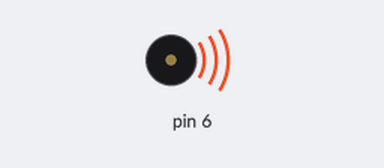
The sketch below on a simulated Arduino Uno, built with avr-gcc and run on an emulated ATmega328P. Parts: buzzer (waves = sounding). Random numbers use the default seed unless the sketch sets one.

Above: at 0.1 s.
At 8.3 s:
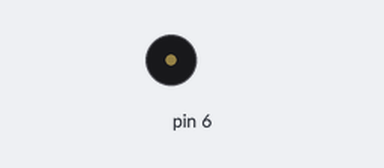
Timing chart, 0 to 9.8 s (numbered marks = the images above):
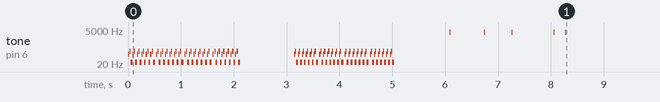

The sketch:

sound1.ino
```cpp
 //#include "pitches.h"


void setup() {
  randomSeed(analogRead(4));
   mouseSqueek2();
   delay(1000);
   mouseSqueek();
  //delay(1000);
  //birdChirpUp();
  delay(1000);
  int numTimesCalled = random(2, 4);
  for (int called = 0; called < numTimesCalled; called++) {
    peep();
  }
}


void mouseSqueek2(){
  for (int squeeks = 0; squeeks < 4; squeeks++) {
    int thisNote;
   for (thisNote = 0; thisNote < 6; thisNote++) {
      tone(6, 100, 20);
      delay(30);
      tone(6, 160, 15);
      delay(20);
      tone(6, 26, 40);
      delay(35);
   }
    delay(25);
  }
}
void mouseSqueek(){
  for (int squeeks = 0; squeeks < 4; squeeks++) {
    int thisNote;
   for (thisNote = 0; thisNote < 6; thisNote++) {
      tone(6, 100, 20);
      delay(20);
      tone(6, 160, 15);
      delay(20);
      tone(6, 26, 40);
      delay(35);
   }
    delay(30);
  }
}

void birdChirpUp() {
  for (int thisNote = 1000; thisNote < 2500; thisNote++) {
    int highNote = thisNote*1.5;
    float duration = 270 - (thisNote/10);
    tone(6, thisNote, duration);
    //delay(1);
    //noTone(6);
  }
}

void peep() {

  int totalSqueeks = random(2, 5);

  for (int squeeks = 0; squeeks < totalSqueeks; squeeks++) {
    for (int thisNote = 2900; thisNote < 3500; thisNote++) {
      float duration = 370 - (thisNote/10);//makes the duration shorter the highter the note
      tone(6, thisNote, duration);
      //noTone(6);
    }
    int extraDelay = random(0, 600);
    delay(200+extraDelay);
  }
}

void loop() {
  // put your main code here, to run repeatedly:

}
```
